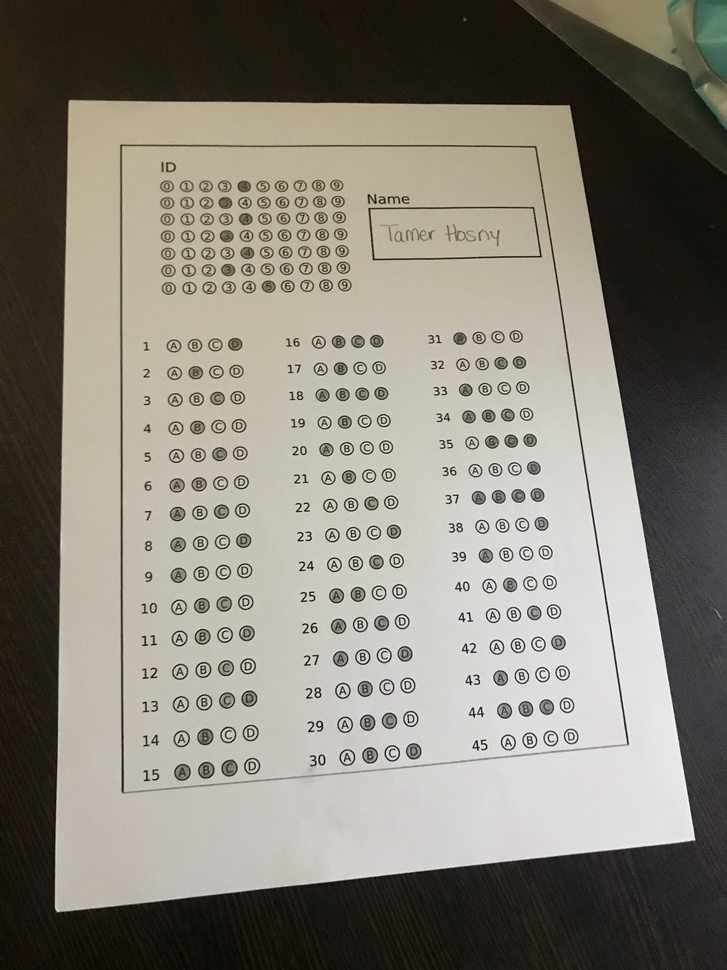
#> input picture BubbleSheet/sample/sample (15).jpg, 727 x 970 px, shrunk from 3024 x 4032 before the run, found by its file name
$ jupyter execute --allow-errors code.ipynb
#> lines starting #> are read from the running program, lines starting #| are printed output that depends on the picture; after the words box and inside, x2 and y2 are one past the last pixel; in counts of white or black regions, pixels touching at a corner belong together
#> further down, img is the input picture: shape (970, 727, 3); mean B, G, R 119.8, 129.9, 134.1
[cell 1]
import commonfunctions as cf # this a custom module found the commonfunctions.py
import cv2
import numpy as np
import os

[cell 2]
# Function to perform the perspective transformation
def perspective_transform(img,binary):

#> called with binary = 0
    if img is None:
        print(f"Error: Unable to load the image.")
    else:
        # Convert the image to grayscale
        binary_image=0
        if binary==0:
            gray = cv2.cvtColor(img, cv2.COLOR_BGR2GRAY)
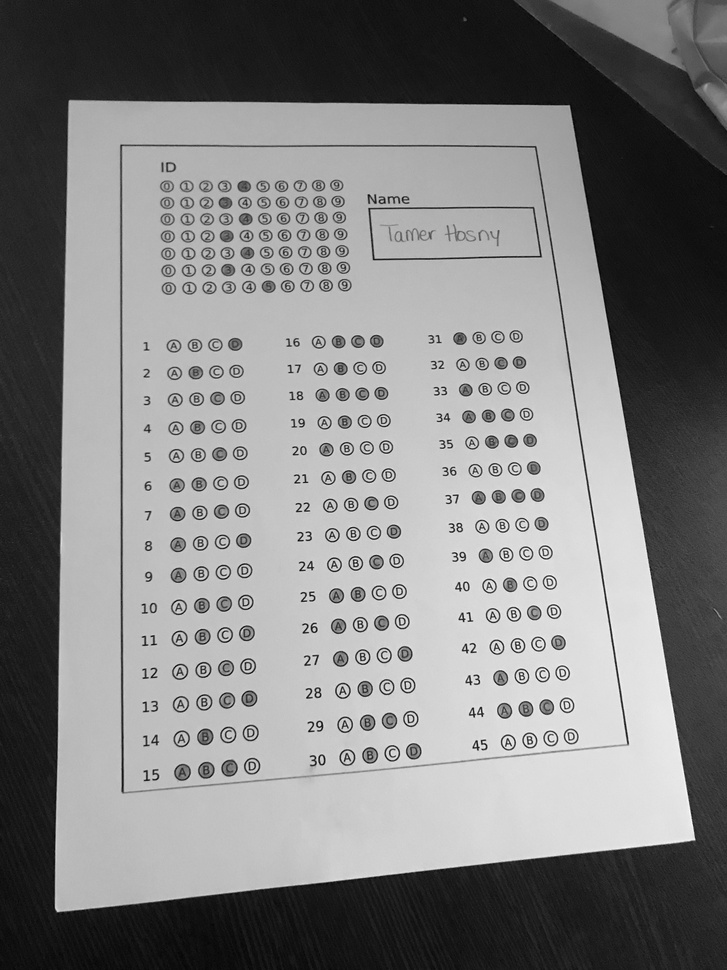
#> gray: shape (970, 727); min 2, max 255, mean 130

            # Apply thresholding to create a binary image
            _, binary_image = cv2.threshold(gray, 50, 255, cv2.THRESH_BINARY)
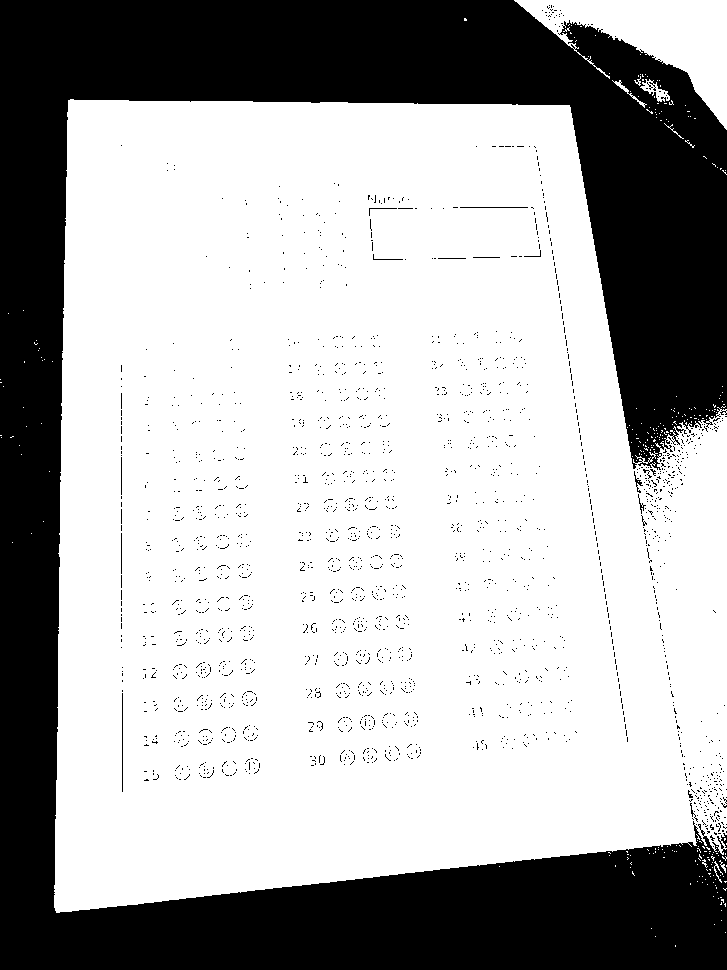
#> binary_image: shape (970, 727); 67.9% white; 2143 black regions (2129 under 20 px)
        else :
            binary_image=img
        # cf.show_images([binary_image])
        # Find contours in the binary image
        contours, _ = cv2.findContours(binary_image, cv2.RETR_EXTERNAL, cv2.CHAIN_APPROX_SIMPLE)
#> contours = 273 contours, 269 with area under 20; largest, box (x1, y1, x2, y2) and area: (54, 99, 727, 913) 470552, (514, 0, 727, 130) 10432, (640, 79, 670, 102) 240, (612, 80, 647, 108) 75

        # Find the largest contour based on area
        print(len(contours))
#| 273
        largest_contour = max(contours, key=cv2.contourArea)
#> largest_contour = contour of 952 points, box (x1, y1, x2, y2) (54, 99, 727, 913), area 470552
        # Approximate the contour to a polygon
        epsilon = 0.02 * cv2.arcLength(largest_contour, True)
#> epsilon = 72.5
        approx_polygon = cv2.approxPolyDP(largest_contour, epsilon, True)
#> approx_polygon = [[68, 100], [56, 912], [723, 854], [726, 409], [632, 468], [569, 105]]

        # Get the four corners of the polygon
        corners = approx_polygon.reshape(-1, 2)
#> corners has the same summary as approx_polygon
        corners = sorted(corners, key=lambda x: x[1])
#> corners = [[68, 100], [569, 105], [726, 409], [632, 468], [723, 854], [56, 912]]
        # Separate the sorted corners into top and bottom
        top_corners = sorted(corners[:2], key=lambda x: x[0])
#> top_corners = [[68, 100], [569, 105]]
        bottom_corners = sorted(corners[2:], key=lambda x: x[0])
#> bottom_corners = [[56, 912], [632, 468], [723, 854], [726, 409]]

        # Concatenate the sorted corners
        sorted_corners = np.concatenate([bottom_corners, top_corners])
#> sorted_corners = [[56, 912], [632, 468], [723, 854], [726, 409], [68, 100], [569, 105]]

        # Define the destination points for the perspective transformation
        dst_points = np.float32([[0, img.shape[0]], [img.shape[1], img.shape[0]], [0, 0], [img.shape[1], 0]])
#> dst_points = [[0, 970], [727, 970], [0, 0], [727, 0]]

        # Calculate the perspective transformation matrix
        matrix = cv2.getPerspectiveTransform(sorted_corners.astype(np.float32), dst_points)

        # Apply the perspective transformation to the image
        warped_img = cv2.warpPerspective(img, matrix, (img.shape[1], img.shape[0]))
        return warped_img
# [34 lines left out: function perspective_transform_2, not called in this run]
# [13 lines of commented-out code are left out]

[cell 3]
image_path='./sample/sample (15).jpg'
alpha = 1.0
beta = 0.0
img=cv2.imread(image_path, cv2.IMREAD_COLOR)
def invert_image(img):
    clone =img
    adjusted_img = cv2.addWeighted(img, alpha, np.zeros(img.shape, img.dtype), 0, beta)
    # cf.show_images([adjusted_img])
    img=perspective_transform(adjusted_img,0)
    gray = cv2.cvtColor(img, cv2.COLOR_BGR2GRAY)
    thresh_image = cv2.adaptiveThreshold(gray, 255, cv2.ADAPTIVE_THRESH_MEAN_C, cv2.THRESH_BINARY,91, 5)
    thresh_image=255-thresh_image
    trial = perspective_transform(thresh_image,1)
    # cf.show_images([thresh_image])
    transform=perspective_transform(thresh_image,1)
    return transform

# [12 lines left out: functions show_bubbels, contour_dilation, not called in this run]

[cell 4]
# [14 lines left out: function show_selected, not called in this run]

[cell 5]
image_path='./sample/sample (15).jpg'


img=cv2.imread(image_path, cv2.IMREAD_COLOR)

#> (the rest of this cell did not finish here and is left out)

[cell 6]
import cv2

# Read the grayscale image
image = cv2.imread("./sample/sample (12).jpg")
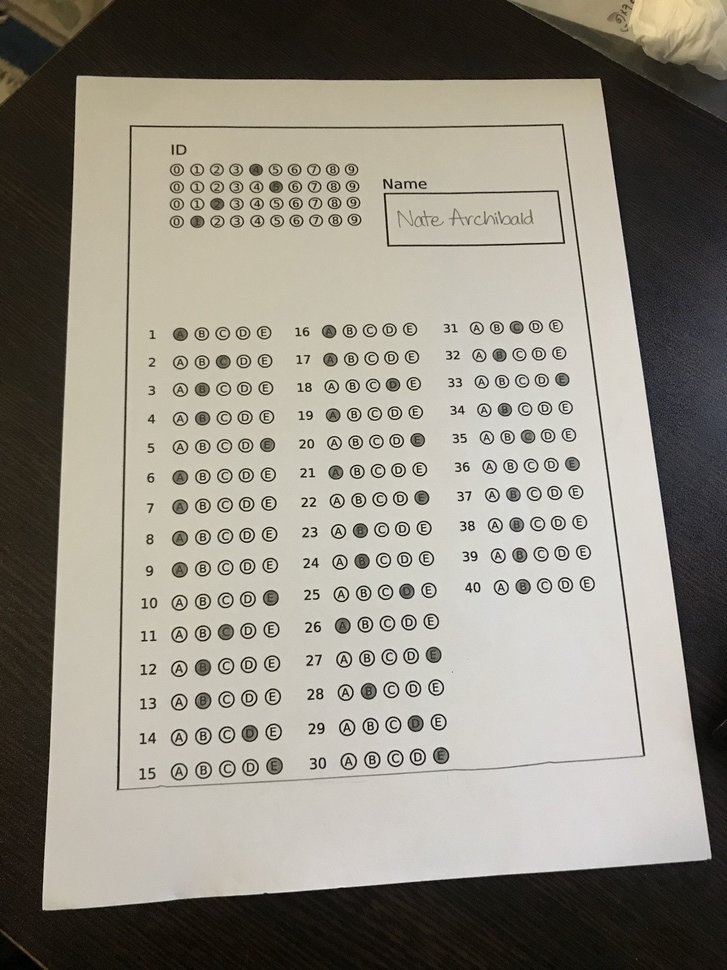
#> input picture BubbleSheet/sample/sample (12).jpg, 727 x 970 px, shrunk from 3024 x 4032 before the run, found by its file name
#> image is the input picture: shape (970, 727, 3); mean B, G, R 130, 140.7, 145.2
#> (the rest of this cell did not finish here and is left out)
